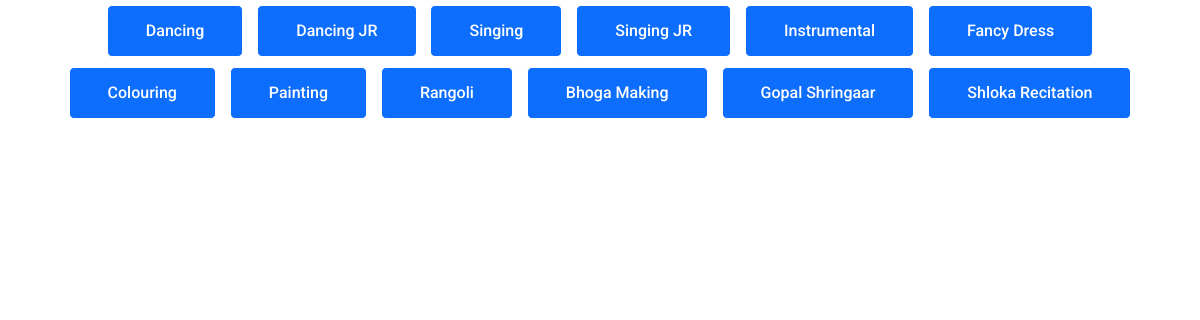
/judging_page/, run on an earlier commit of the app's database.
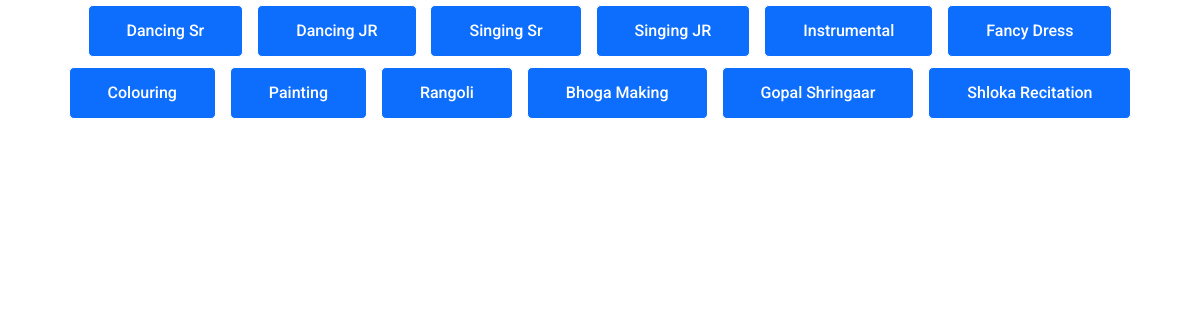
And on a later commit of the database.
### contest_app/models.py (models this page shows, shortened)
class contests(models.Model):
    contest_name = models.CharField(max_length=100)
    coordinator_name = models.CharField(max_length=100)
    coordinator_phone = models.IntegerField()
    fees = models.IntegerField()
    pdf = models.FileField(upload_to='static/pdfs')

### contest_app/views.py (the view)
# urls.py: path('judging_page/', views.judging_page, name='judging_page'),
@csrf_exempt
def judging_page(request):
    if request.method == 'POST':
        contest_name = request.POST['contest_name']
        con = models.contests.objects.get(contest_name=contest_name)
        m = models.uploads.objects.filter(contest_name=con)
        data = serializers.serialize("json", m)
        data = json.dumps(data, indent=4, sort_keys=True, default=str)
        return HttpResponse(data, content_type='application/json')
    else:
        mdl = models.contests.objects.all()
        return render(request, 'judging_page.html', {'contests': mdl})

### templates/judging_page.html (shortened to what this page needs)
{% extends 'base.html' %}
{% load static %}
{% block body %}
<div class="contests container mx-auto text-center">
    {% if contests %}
    {% for i in contests %}
    {% if i.contest_name == 'Quiz' %}
    {% else %}
    <button class="btn btn-primary" style="margin: 5px;" onclick="fetch_data('{{ i.contest_name }}');">{{ i.contest_name }}</button>
    {% endif %}
    {% endfor %}
    {% endif %}
</div>
{% endblock %}

### templates/base.html (shortened to what this page needs)
{% load static %}
<!DOCTYPE html>
<html lang="en-US">
<head>
    <link rel="stylesheet" href="https://cdn.jsdelivr.net/npm/bootstrap@5.1.0/dist/css/bootstrap.min.css"
>
    <link rel="stylesheet" type="text/css" href="/static/index_files/banner-styles.css">
    <link rel="stylesheet" type="text/css" href="/static/index_files/iconochive.css">
    <link rel="stylesheet" id="wp-block-library-css" href="/static/index_files/style.min.css" type="text/css" media="all">
    <link rel="stylesheet" id="hfe-style-css" href="/static/index_files/header-footer-elementor.css" type="text/css"
        media="all">
    <link rel="stylesheet" id="elementor-icons-css" href="/static/index_files/elementor-icons.min.css" type="text/css"
        media="all">
    <link rel="stylesheet" id="elementor-animations-css" href="/static/index_files/animations.min.css" type="text/css"
        media="all">
    <link rel="stylesheet" id="elementor-frontend-css" href="/static/index_files/frontend.min.css" type="text/css"
        media="all">
    <link rel="stylesheet" id="elementor-post-7-css" href="/static/index_files/post-7.css" type="text/css" media="all">
    <link rel="stylesheet" id="elementor-global-css" href="/static/index_files/global.css" type="text/css" media="all">
    <link rel="stylesheet" id="elementor-post-34-css" href="/static/index_files/post-34.css" type="text/css" media="all">
    <link rel="stylesheet" id="hfe-widgets-style-css" href="/static/index_files/frontend.css" type="text/css" media="all">
    <link rel="stylesheet" id="elementor-post-139-css" href="/static/index_files/post-139.css" type="text/css" media="all">
    <link rel="stylesheet" id="elementor-post-3319-css" href="/static/index_files/post-3319.css" type="text/css" media="all">
    <link rel="stylesheet" id="fontello-css-css" href="/static/index_files/fontello.css" type="text/css" media="all">
    <link rel="stylesheet" id="corporate-event-googlefonts-css" href="/static/index_files/css" type="text/css" media="all">
    <link rel="stylesheet" id="owl-carousel-css" href="/static/index_files/owl.carousel.min.css" type="text/css" media="all">
    <link rel="stylesheet" id="corporate-event-style-css" href="/static/index_files/style.css" type="text/css" media="all">
    <link rel="stylesheet" id="corporate-event-schedule-layouts-css" href="/static/index_files/schedule-layouts.css"
        type="text/css" media="all">
    <link rel="stylesheet" id="corporate-event-dynamic-css-css" href="/static/index_files/dynamic.css" type="text/css"
        media="all">
    <link rel="stylesheet" id="google-fonts-1-css" href="/static/index_files/css(1)" type="text/css" media="all">
</head>
<body
    class="home page-template page-template-elementor_canvas page page-id-34 ehf-header ehf-footer ehf-template-corporate-event ehf-stylesheet-corporate-event sticky elementor-default elementor-template-canvas elementor-kit-7 elementor-page elementor-page-34 e--ua-blink e--ua-chrome e--ua-webkit"
    data-elementor-device-mode="desktop" style="margin-top: 100px;">
    {% block body %}
    {% endblock %}
    <link rel="stylesheet" href="https://cdnjs.cloudflare.com/ajax/libs/font-awesome/5.15.4/css/all.min.css" />
    <link rel="stylesheet" id="super-elements-css" href="/static/index_files/elements.css" type="text/css" media="all">
    <link rel="stylesheet" id="eael-reading-progress-css" href="/static/index_files/reading-progress.min.css" type="text/css"
        media="all">
</body>
</html>

### static/index_files/post-7.css (style rules this page uses)
.elementor-kit-7 { --e-global-color-primary:#6EC1E4;--e-global-color-secondary:#54595F;--e-global-color-text:#7A7A7A;--e-global-color-accent:#61CE70;--e-global-color-c8edd1e:#640083;--e-global-color-58c5eac:#1C1C1C;--e-global-typography-primary-font-family:"Roboto";--e-global-typography-primary-font-weight:600;--e-global-typography-secondary-font-family:"Roboto Slab";--e-global-typography-secondary-font-weight:400;--e-global-typography-text-font-family:"Roboto";--e-global-typography-text-font-weight:400;--e-global-typography-accent-font-family:"Roboto";--e-global-typography-accent-font-weight:500;font-family:"Oxygen", Sans-serif; }

### static/index_files/post-34.css (style rules this page uses)
:root { --page-title-display:none; }

### static/index_files/post-139.css (style rules this page uses)
:root { --page-title-display:none; }

### templates/base.html (style rules this page uses)
:root { --header-background: #ffffff; --primary-color: #ff9647; --secondary-color: #ff4242; --text-color: #0f0000; --accent-color: #ffbf00; --light-color: #fcfcfc; --dark-color: #111111; --grey-color: #606060; --header-text-color: #blank; --font-family: Poppins; }
body { font: normal 16px Roboto; line-height: 1.5; }
.btn, #clockdiv, .wep-counter-wrapper .wep-counter, section[class*=banner-layout-] .event-information-holder, section[class*=banner-layout-] .caption .hero-subtitle, section[class*=banner-layout-] .caption .location { font-family: Poppins; }

### templates/judging_page.html (style rules this page uses)
.home { margin-top: 0 !important; }
body, button, .btn { font-family: 'Roboto' !important; }

What changed in the data, as far as the page shows it:
changed contests: contest_name "Dancing" → "Dancing Sr"
changed contests: contest_name "Singing" → "Singing Sr"
